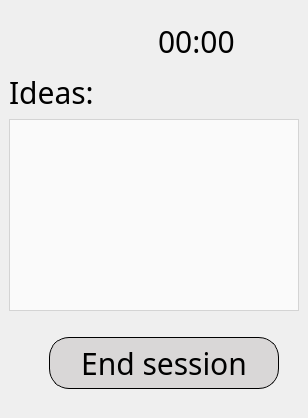
      <widget class="QWidget" name="createIdeaPage">
       <property name="styleSheet">
        <string notr="true">background-image: url(:/image/images/moneyBackgroung.png);</string>
       </property>
       <layout class="QVBoxLayout" name="verticalLayout_7">
        <property name="spacing">
         <number>0</number>
        </property>
        <property name="leftMargin">
         <number>0</number>
        </property>
        <property name="topMargin">
         <number>0</number>
        </property>
        <property name="rightMargin">
         <number>0</number>
        </property>
        <property name="bottomMargin">
         <number>0</number>
        </property>
        <item>
         <layout class="QHBoxLayout" name="headerCrIdea">
          <property name="spacing">
           <number>0</number>
          </property>
          <property name="leftMargin">
           <number>0</number>
          </property>
          <property name="topMargin">
           <number>20</number>
          </property>
          <property name="rightMargin">
           <number>20</number>
          </property>
          <property name="bottomMargin">
           <number>0</number>
          </property>
          <item>
           <spacer name="horizontalSpacer_4">
            <property name="orientation">
             <enum>Qt::Orientation::Horizontal</enum>
            </property>
            <property name="sizeHint" stdset="0">
             <size>
              <width>40</width>
              <height>20</height>
             </size>
            </property>
           </spacer>
          </item>
          <item>
           <widget class="QLabel" name="timerCrIdeaLabel">
            <property name="sizePolicy">
             <sizepolicy hsizetype="Fixed" vsizetype="Preferred">
              <horstretch>0</horstretch>
              <verstretch>0</verstretch>
             </sizepolicy>
            </property>
            <property name="minimumSize">
             <size>
              <width>100</width>
              <height>0</height>
             </size>
            </property>
            <property name="font">
             <font>
              <family>Julius Sans One</family>
              <pointsize>-1</pointsize>
             </font>
            </property>
            <property name="styleSheet">
             <string notr="true">font-family: 'Julius Sans One', sans-serif; /* Шрифт */
font-size: 30px;  
background: transparent;</string>
            </property>
            <property name="text">
             <string>00:00</string>
            </property>
           </widget>
          </item>
          <item>
           <widget class="QLabel" name="timeImgCrIdea">
            <property name="minimumSize">
             <size>
              <width>30</width>
              <height>0</height>
             </size>
            </property>
            <property name="styleSheet">
             <string notr="true">image: url(:/image/images/clock.png);
background: transparent;
font-size: 20px;
</string>
            </property>
            <property name="text">
             <string/>
            </property>
           </widget>
          </item>
         </layout>
        </item>
        <item>
         <widget class="QWidget" name="bodyWidget" native="true">
          <property name="styleSheet">
           <string notr="true">background: transparent;
</string>
          </property>
          <layout class="QVBoxLayout" name="verticalLayout_3">
           <item>
            <widget class="QLabel" name="label_2">
             <property name="font">
              <font>
               <family>Julius Sans One</family>
               <pointsize>-1</pointsize>
              </font>
             </property>
             <property name="styleSheet">
              <string notr="true">font-family: 'Julius Sans One', sans-serif; /* Шрифт */
font-size: 30px;  
background: transparent;
</string>
             </property>
             <property name="text">
              <string>Ideas:</string>
             </property>
             <property name="margin">
              <number>5</number>
             </property>
            </widget>
           </item>
           <item>
            <widget class="QTableWidget" name="voteTable">
             <property name="sizePolicy">
              <sizepolicy hsizetype="Expanding" vsizetype="Expanding">
               <horstretch>0</horstretch>
               <verstretch>0</verstretch>
              </sizepolicy>
             </property>
             <property name="font">
              <font>
               <pointsize>16</pointsize>
              </font>
             </property>
             <property name="styleSheet">
              <string notr="true">background: transparent;
background-color: rgba(255, 255, 255, 0.7);
color: rgb(0, 0, 0);</string>
             </property>
             <property name="sizeAdjustPolicy">
              <enum>QAbstractScrollArea::SizeAdjustPolicy::AdjustIgnored</enum>
             </property>
             <property name="editTriggers">
              <set>QAbstractItemView::EditTrigger::NoEditTriggers</set>
             </property>
             <property name="dragEnabled">
              <bool>true</bool>
             </property>
             <property name="selectionMode">
              <enum>QAbstractItemView::SelectionMode::MultiSelection</enum>
             </property>
             <property name="selectionBehavior">
              <enum>QAbstractItemView::SelectionBehavior::SelectRows</enum>
             </property>
             <property name="textElideMode">
              <enum>Qt::TextElideMode::ElideLeft</enum>
             </property>
             <property name="verticalScrollMode">
              <enum>QAbstractItemView::ScrollMode::ScrollPerItem</enum>
             </property>
             <property name="horizontalScrollMode">
              <enum>QAbstractItemView::ScrollMode::ScrollPerItem</enum>
             </property>
             <property name="rowCount">
              <number>0</number>
             </property>
             <property name="columnCount">
              <number>2</number>
             </property>
             <attribute name="horizontalHeaderVisible">
              <bool>false</bool>
             </attribute>
             <attribute name="horizontalHeaderStretchLastSection">
              <bool>false</bool>
             </attribute>
             <attribute name="verticalHeaderCascadingSectionResizes">
              <bool>false</bool>
             </attribute>
             <attribute name="verticalHeaderMinimumSectionSize">
              <number>0</number>
             </attribute>
             <attribute name="verticalHeaderDefaultSectionSize">
              <number>45</number>
             </attribute>
             <column/>
             <column/>
            </widget>
           </item>
           <item>
            <layout class="QHBoxLayout" name="horizontalLayout_6">
             <property name="spacing">
              <number>0</number>
             </property>
             <property name="topMargin">
              <number>20</number>
             </property>
             <property name="rightMargin">
              <number>20</number>
             </property>
             <property name="bottomMargin">
              <number>20</number>
             </property>
             <item>
              <spacer name="horizontalSpacer_2">
               <property name="orientation">
                <enum>Qt::Orientation::Horizontal</enum>
               </property>
               <property name="sizeHint" stdset="0">
                <size>
                 <width>40</width>
                 <height>20</height>
                </size>
               </property>
              </spacer>
             </item>
             <item>
              <widget class="QPushButton" name="EndSessionButton">
               <property name="sizePolicy">
                <sizepolicy hsizetype="Fixed" vsizetype="Fixed">
                 <horstretch>0</horstretch>
                 <verstretch>0</verstretch>
                </sizepolicy>
               </property>
               <property name="minimumSize">
                <size>
                 <width>230</width>
                 <height>0</height>
                </size>
               </property>
               <property name="font">
                <font>
                 <family>Julius Sans One</family>
                 <pointsize>-1</pointsize>
                </font>
               </property>
               <property name="cursor">
                <cursorShape>PointingHandCursor</cursorShape>
               </property>
               <property name="layoutDirection">
                <enum>Qt::LayoutDirection::LeftToRight</enum>
               </property>
               <property name="styleSheet">
                <string notr="true">QPushButton {
    width: 105px;                      /* Ширина кнопки */
    height: 50px;                      /* Висота кнопки */
    border: 1px solid black;           /* Обводка чорним кольором */
    border-radius: 20px;               /* Скруглення країв */
    font-family: 'Julius Sans One', sans-serif; /* Шрифт */
    font-size: 30px;                   /* Розмір шрифту */
	background: transparent;
 	background-color: #D9D7D7;         /* Колір фону */
}

QPushButton:pressed {
    width: 105px;                      /* Ширина кнопки */
    height: 50px;                      /* Висота кнопки */
    background-color:#EBEBEB  ;         /* Колір фону */
    border: 2px solid white;           /* Обводка чорним кольором */
    border-radius: 20px;               /* Скруглення країв */
    font-family: 'Julius Sans One', sans-serif; /* Шрифт */
    font-size: 30px;       
}
</string>
               </property>
               <property name="text">
                <string>End session</string>
               </property>
              </widget>
             </item>
            </layout>
           </item>
          </layout>
         </widget>
        </item>
       </layout>
      </widget>
